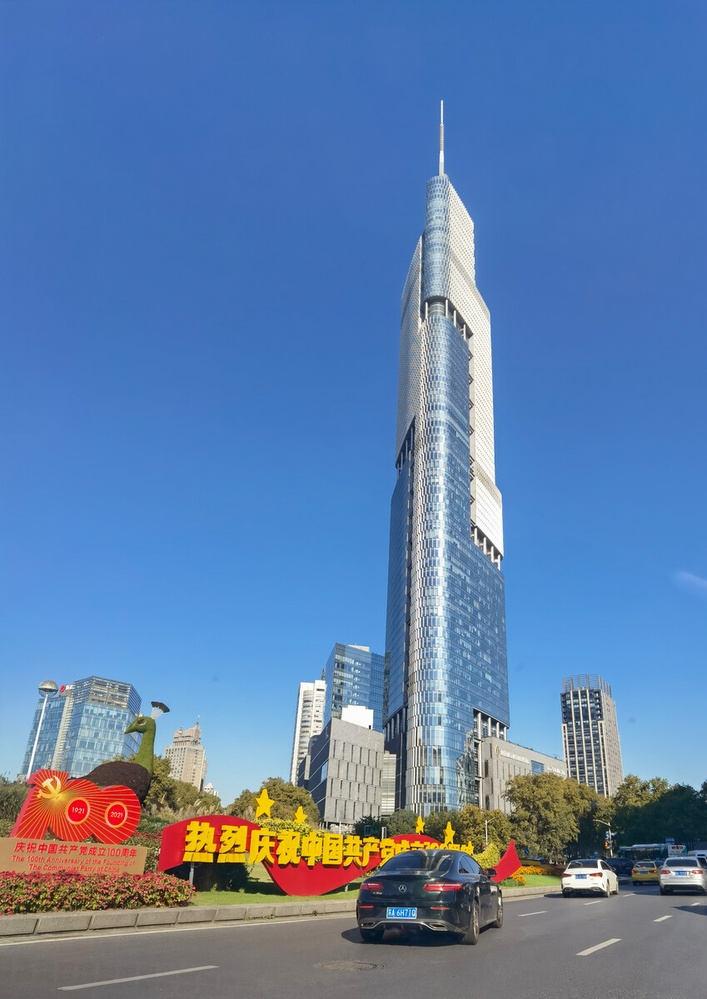
#> input picture RoutePlan/image/__building.jpg, 707 x 999 px, shrunk from 849 x 1200 before the run, found by its file name
$ python Texture.py   (older library calls are emulated)
#> lines starting #> are read from the running program, lines starting #| are printed output that depends on the picture
import cv2
import numpy as np
import matplotlib.pyplot as plt

# 读取图像
image = cv2.imread('D:/pycharm/PyCharm 2021.3.1/pythonProject/__building.jpg')  # 替换成您的图像路径
#> image is the input picture: shape (999, 707, 3); mean B, G, R 169.8, 126.6, 94.8
image_gray = cv2.cvtColor(image, cv2.COLOR_BGR2GRAY)
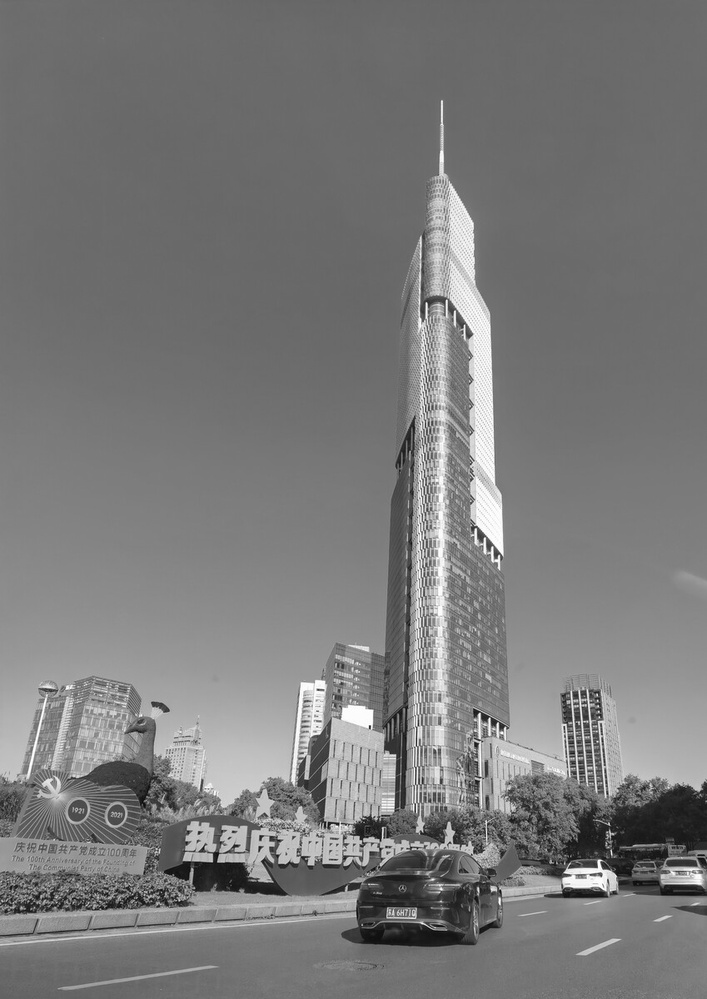
#> image_gray: shape (999, 707); min 7, max 255, mean 122

# 使用Gabor滤波器提取纹理特征
ksize = 31  # Gabor滤波器尺寸
sigma = 4.0  # Gabor滤波器标准差
theta = np.pi / 4  # Gabor滤波器方向
lambda_ = 10.0  # Gabor滤波器波长
gamma = 0.5  # Gabor滤波器纵横比

gabor_kernel = cv2.getGaborKernel((ksize, ksize), sigma, theta, lambda_, gamma, 0, ktype=cv2.CV_32F)
image_filtered = cv2.filter2D(image_gray, cv2.CV_32F, gabor_kernel)
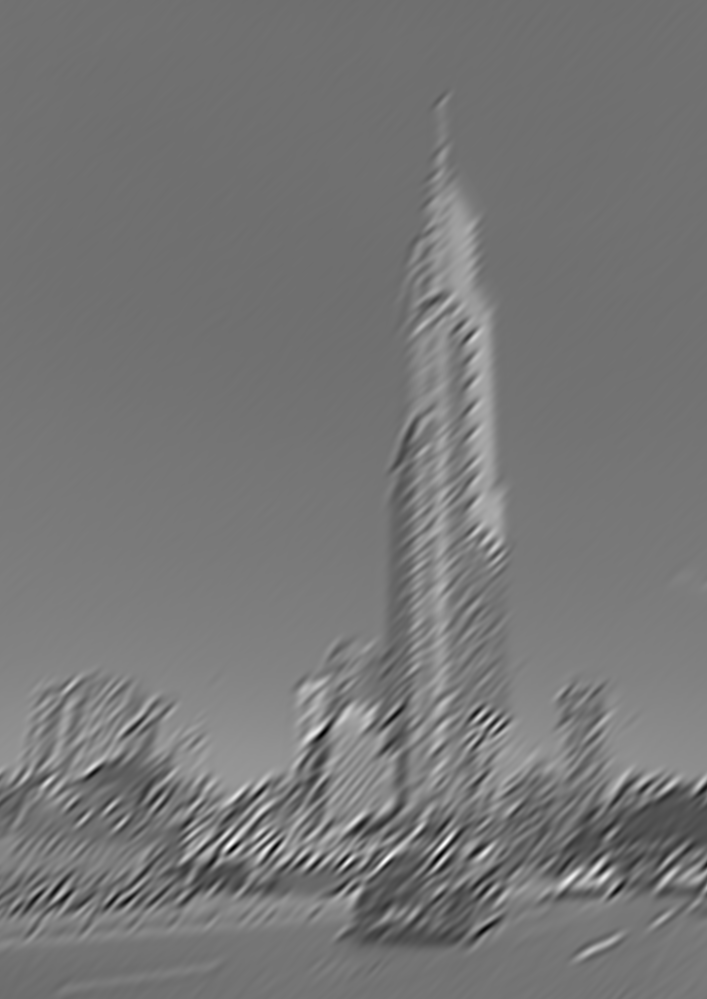
#> image_filtered: shape (999, 707) float32; min -1535.8, max 4171.9, mean 1121.8; drawn with min black and max white

# 生成纹理图像的频谱图
f = np.fft.fft2(image_filtered)
fshift = np.fft.fftshift(f)
magnitude_spectrum = 20 * np.log(np.abs(fshift))
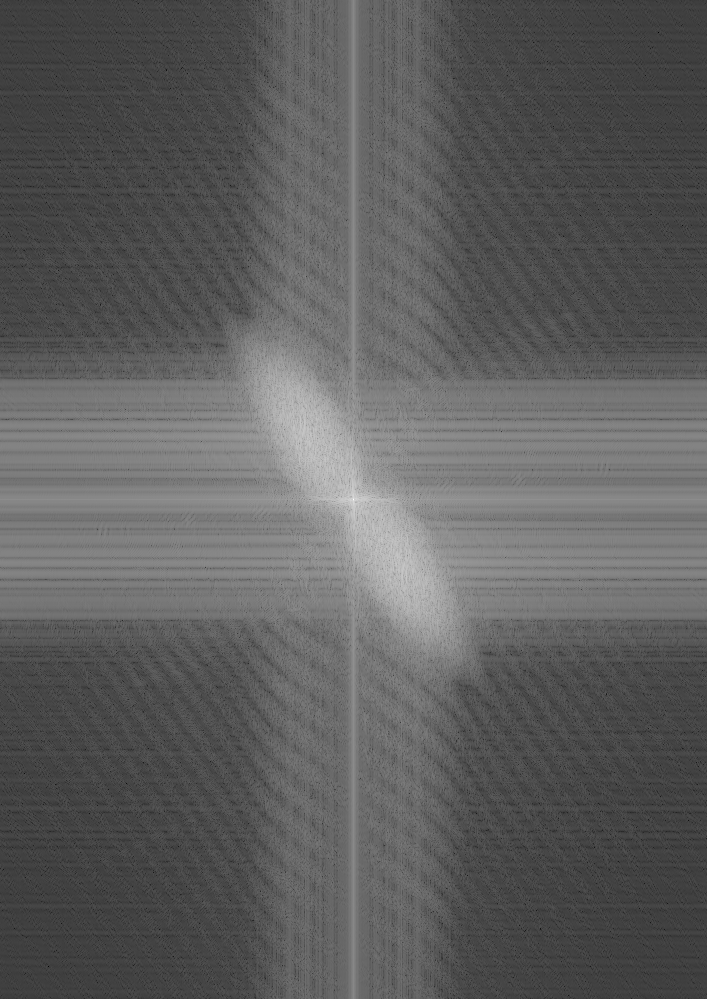
#> magnitude_spectrum: shape (999, 707) float64; min -33.66, max 409.8, mean 130.4; drawn with min black and max white

# 显示原始图像、滤波后的图像和频谱图
plt.figure(figsize=(12, 6))

plt.subplot(131), plt.imshow(cv2.cvtColor(image, cv2.COLOR_BGR2RGB))
plt.title('Original Image'), plt.axis('off')

plt.subplot(132), plt.imshow(image_filtered, cmap='gray')
plt.title('Filtered Image'), plt.axis('off')

plt.subplot(133), plt.imshow(magnitude_spectrum, cmap='gray')
plt.title('Magnitude Spectrum'), plt.axis('off')

plt.tight_layout()
plt.show()
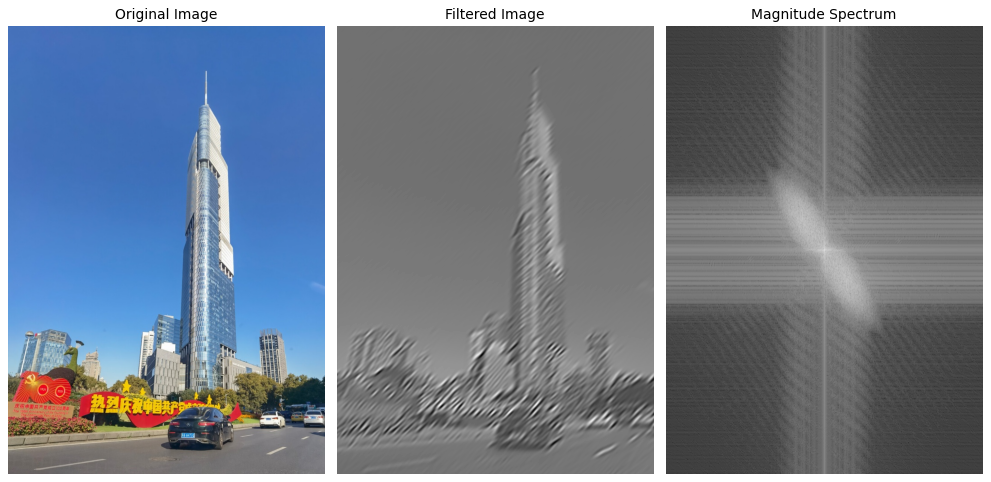
#> figure drawn by matplotlib, 3 panels
